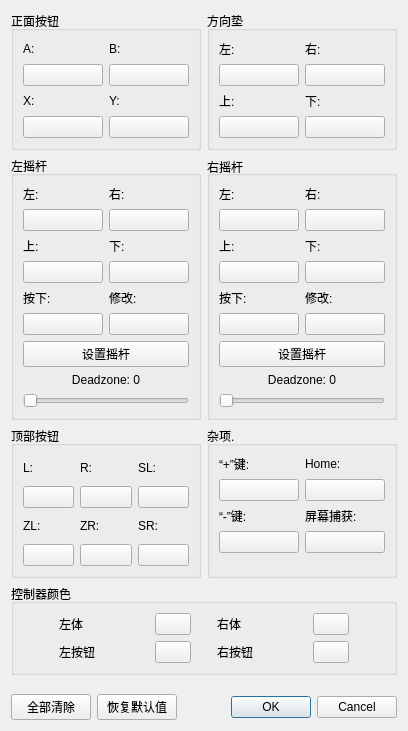
<?xml version="1.0" encoding="UTF-8"?>
<ui version="4.0">
 <class>ConfigureInputPlayer</class>
 <widget class="QDialog" name="ConfigureInputPlayer">
  <property name="geometry">
   <rect>
    <x>0</x>
    <y>0</y>
    <width>408</width>
    <height>731</height>
   </rect>
  </property>
  <property name="windowTitle">
   <string>配置输入</string>
  </property>
  <layout class="QVBoxLayout" name="verticalLayout_5">
   <item>
    <layout class="QGridLayout" name="buttons">
     <item row="1" column="1">
      <widget class="QGroupBox" name="RStick">
       <property name="title">
        <string>右摇杆</string>
       </property>
       <property name="alignment">
        <set>Qt::AlignLeading|Qt::AlignLeft|Qt::AlignVCenter</set>
       </property>
       <property name="flat">
        <bool>false</bool>
       </property>
       <property name="checkable">
        <bool>false</bool>
       </property>
       <layout class="QGridLayout" name="gridLayout_5">
        <item row="1" column="1">
         <layout class="QVBoxLayout" name="buttonRStickDownVerticalLayout">
          <item>
           <layout class="QHBoxLayout" name="buttonRStickDownHorizontalLayout">
            <item>
             <widget class="QLabel" name="labelRStickDown">
              <property name="text">
               <string>下:</string>
              </property>
             </widget>
            </item>
           </layout>
          </item>
          <item>
           <widget class="QPushButton" name="buttonRStickDown">
            <property name="text">
             <string/>
            </property>
           </widget>
          </item>
         </layout>
        </item>
        <item row="0" column="1">
         <layout class="QVBoxLayout" name="buttonRStickRightVerticalLayout">
          <item>
           <layout class="QHBoxLayout" name="buttonRStickRightHorizontalLayout">
            <item>
             <widget class="QLabel" name="labelRStickRight">
              <property name="text">
               <string>右:</string>
              </property>
             </widget>
            </item>
           </layout>
          </item>
          <item>
           <widget class="QPushButton" name="buttonRStickRight">
            <property name="text">
             <string/>
            </property>
           </widget>
          </item>
         </layout>
        </item>
        <item row="3" column="0" colspan="2">
         <widget class="QPushButton" name="buttonRStickAnalog">
          <property name="text">
           <string>设置摇杆</string>
          </property>
         </widget>
        </item>
        <item row="0" column="0">
         <layout class="QVBoxLayout" name="buttonRStickLeftVerticalLayout">
          <item>
           <layout class="QHBoxLayout" name="buttonRStickLeftHorizontalLayout">
            <item>
             <widget class="QLabel" name="labelRStickLeft">
              <property name="text">
               <string>左:</string>
              </property>
             </widget>
            </item>
           </layout>
          </item>
          <item>
           <widget class="QPushButton" name="buttonRStickLeft">
            <property name="text">
             <string/>
            </property>
           </widget>
          </item>
         </layout>
        </item>
        <item row="1" column="0">
         <layout class="QVBoxLayout" name="buttonRStickUpVerticalLayout">
          <item>
           <layout class="QHBoxLayout" name="buttonRStickUpHorizontalLayout">
            <item>
             <widget class="QLabel" name="labelRStickUp">
              <property name="text">
               <string>上:</string>
              </property>
             </widget>
            </item>
           </layout>
          </item>
          <item>
           <widget class="QPushButton" name="buttonRStickUp">
            <property name="text">
             <string/>
            </property>
           </widget>
          </item>
         </layout>
        </item>
        <item row="2" column="0">
         <layout class="QVBoxLayout" name="buttonRStickPressedVerticalLayout">
          <item>
           <layout class="QHBoxLayout" name="buttonRStickPressedHorizontalLayout">
            <item>
             <widget class="QLabel" name="labelRStickPressed">
              <property name="text">
               <string>按下:</string>
              </property>
             </widget>
            </item>
           </layout>
          </item>
          <item>
           <widget class="QPushButton" name="buttonRStick">
            <property name="text">
             <string/>
            </property>
           </widget>
          </item>
         </layout>
        </item>
        <item row="2" column="1">
         <layout class="QVBoxLayout" name="buttonRStickModVerticalLayout">
          <item>
           <layout class="QHBoxLayout" name="buttonRStickModHorizontalLayout">
            <item>
             <widget class="QLabel" name="labelRStickMod">
              <property name="text">
               <string>修改:</string>
              </property>
             </widget>
            </item>
           </layout>
          </item>
          <item>
           <widget class="QPushButton" name="buttonRStickMod">
            <property name="text">
             <string/>
            </property>
           </widget>
          </item>
         </layout>
        </item>
        <item row="4" column="0" colspan="2">
         <layout class="QVBoxLayout" name="sliderRStickDeadzoneAndModifierVerticalLayout">
          <item>
           <layout class="QHBoxLayout" name="sliderRStickDeadzoneAndModifierHorizontalLayout">
            <item>
             <widget class="QLabel" name="labelRStickDeadzoneAndModifier">
              <property name="text">
               <string>Deadzone: 0</string>
              </property>
              <property name="alignment">
               <enum>Qt::AlignHCenter</enum>
              </property>
             </widget>
            </item>
           </layout>
          </item>
          <item>
           <widget class="QSlider" name="sliderRStickDeadzoneAndModifier">
            <property name="orientation">
             <enum>Qt::Horizontal</enum>
            </property>
           </widget>
          </item>
         </layout>
        </item>
        <item row="5" column="0">
         <spacer name="RStick_verticalSpacer">
          <property name="orientation">
           <enum>Qt::Vertical</enum>
          </property>
          <property name="sizeHint" stdset="0">
           <size>
            <width>0</width>
            <height>0</height>
           </size>
          </property>
         </spacer>
        </item>
       </layout>
      </widget>
     </item>
     <item row="0" column="1">
      <widget class="QGroupBox" name="Dpad">
       <property name="title">
        <string>方向垫</string>
       </property>
       <property name="flat">
        <bool>false</bool>
       </property>
       <property name="checkable">
        <bool>false</bool>
       </property>
       <layout class="QGridLayout" name="gridLayout_2">
        <item row="1" column="0">
         <layout class="QVBoxLayout" name="buttonDpadUpVerticalLayout">
          <item>
           <layout class="QHBoxLayout" name="buttonDpadUpHorizontalLayout">
            <item>
             <widget class="QLabel" name="labelDpadUp">
              <property name="text">
               <string>上:</string>
              </property>
             </widget>
            </item>
           </layout>
          </item>
          <item>
           <widget class="QPushButton" name="buttonDpadUp">
            <property name="text">
             <string/>
            </property>
           </widget>
          </item>
         </layout>
        </item>
        <item row="1" column="1">
         <layout class="QVBoxLayout" name="buttonDpadDownVerticalLayout">
          <item>
           <layout class="QHBoxLayout" name="buttonDpadDownHorizontalLayout">
            <item>
             <widget class="QLabel" name="labelDpadDown">
              <property name="text">
               <string>下:</string>
              </property>
             </widget>
            </item>
           </layout>
          </item>
          <item>
           <widget class="QPushButton" name="buttonDpadDown">
            <property name="text">
             <string/>
            </property>
           </widget>
          </item>
         </layout>
        </item>
        <item row="0" column="0">
         <layout class="QVBoxLayout" name="buttonDpadLeftVerticalLayout">
          <item>
           <layout class="QHBoxLayout" name="buttonDpadLeftHorizontalLayout">
            <item>
             <widget class="QLabel" name="labelDpadLeft">
              <property name="minimumSize">
               <size>
                <width>80</width>
                <height>0</height>
               </size>
              </property>
              <property name="text">
               <string>左:</string>
              </property>
             </widget>
            </item>
           </layout>
          </item>
          <item>
           <widget class="QPushButton" name="buttonDpadLeft">
            <property name="text">
             <string/>
            </property>
           </widget>
          </item>
         </layout>
        </item>
        <item row="0" column="1">
         <layout class="QVBoxLayout" name="buttonDpadRightVerticalLayout">
          <item>
           <layout class="QHBoxLayout" name="buttonDpadRightHorizontalLayout">
            <item>
             <widget class="QLabel" name="labelDpadRight">
              <property name="minimumSize">
               <size>
                <width>80</width>
                <height>0</height>
               </size>
              </property>
              <property name="text">
               <string>右:</string>
              </property>
             </widget>
            </item>
           </layout>
          </item>
          <item>
           <widget class="QPushButton" name="buttonDpadRight">
            <property name="text">
             <string/>
            </property>
           </widget>
          </item>
         </layout>
        </item>
       </layout>
      </widget>
     </item>
     <item row="0" column="0">
      <widget class="QGroupBox" name="faceButtons">
       <property name="title">
        <string>正面按钮</string>
       </property>
       <property name="flat">
        <bool>false</bool>
       </property>
       <property name="checkable">
        <bool>false</bool>
       </property>
       <layout class="QGridLayout" name="gridLayout">
        <item row="0" column="0">
         <layout class="QVBoxLayout" name="buttonFaceButtonsAVerticalLayout">
          <item>
           <layout class="QHBoxLayout" name="buttonFaceButtonsAHorizontalLayout">
            <item>
             <widget class="QLabel" name="labelA">
              <property name="minimumSize">
               <size>
                <width>80</width>
                <height>0</height>
               </size>
              </property>
              <property name="text">
               <string>A:</string>
              </property>
             </widget>
            </item>
           </layout>
          </item>
          <item>
           <widget class="QPushButton" name="buttonA">
            <property name="text">
             <string/>
            </property>
           </widget>
          </item>
         </layout>
        </item>
        <item row="0" column="1">
         <layout class="QVBoxLayout" name="buttonFaceButtonsBVerticalLayout">
          <item>
           <layout class="QHBoxLayout" name="buttonFaceButtonsBHorizontalLayout">
            <item>
             <widget class="QLabel" name="labelB">
              <property name="minimumSize">
               <size>
                <width>80</width>
                <height>0</height>
               </size>
              </property>
              <property name="text">
               <string>B:</string>
              </property>
             </widget>
            </item>
           </layout>
          </item>
          <item>
           <widget class="QPushButton" name="buttonB">
            <property name="text">
             <string/>
            </property>
           </widget>
          </item>
         </layout>
        </item>
        <item row="1" column="0">
         <layout class="QVBoxLayout" name="buttonFaceButtonsXVerticalLayout">
          <item>
           <layout class="QHBoxLayout" name="buttonFaceButtonsXHorizontalLayout">
            <item>
             <widget class="QLabel" name="labelX">
              <property name="text">
               <string>X:</string>
              </property>
             </widget>
            </item>
           </layout>
          </item>
          <item>
           <widget class="QPushButton" name="buttonX">
            <property name="text">
             <string/>
            </property>
           </widget>
          </item>
         </layout>
        </item>
        <item row="1" column="1">
         <layout class="QVBoxLayout" name="buttonFaceButtonsYVerticalLayout">
          <item>
           <layout class="QHBoxLayout" name="buttonFaceButtonsYHorizontalLayout">
            <item>
             <widget class="QLabel" name="labelY">
              <property name="text">
               <string>Y:</string>
              </property>
             </widget>
            </item>
           </layout>
          </item>
          <item>
           <widget class="QPushButton" name="buttonY">
            <property name="text">
             <string/>
            </property>
           </widget>
          </item>
         </layout>
        </item>
       </layout>
      </widget>
     </item>
     <item row="5" column="0" colspan="2">
      <widget class="QGroupBox" name="controller_color">
       <property name="title">
        <string>控制器颜色</string>
       </property>
       <layout class="QGridLayout" name="gridLayout_10" columnstretch="0,0,0,0,0,0,0">
        <item row="0" column="0">
         <spacer name="horizontalSpacer_2">
          <property name="orientation">
           <enum>Qt::Horizontal</enum>
          </property>
          <property name="sizeHint" stdset="0">
           <size>
            <width>40</width>
            <height>20</height>
           </size>
          </property>
         </spacer>
        </item>
        <item row="0" column="1">
         <widget class="QLabel" name="left_body_label">
          <property name="text">
           <string>左体</string>
          </property>
         </widget>
        </item>
        <item row="0" column="6">
         <spacer name="horizontalSpacer_3">
          <property name="orientation">
           <enum>Qt::Horizontal</enum>
          </property>
          <property name="sizeHint" stdset="0">
           <size>
            <width>40</width>
            <height>20</height>
           </size>
          </property>
         </spacer>
        </item>
        <item row="1" column="1">
         <widget class="QLabel" name="left_buttons_label">
          <property name="minimumSize">
           <size>
            <width>90</width>
            <height>0</height>
           </size>
          </property>
          <property name="text">
           <string>左按钮</string>
          </property>
         </widget>
        </item>
        <item row="1" column="5">
         <widget class="QPushButton" name="right_buttons_button">
          <property name="sizePolicy">
           <sizepolicy hsizetype="Fixed" vsizetype="Fixed">
            <horstretch>0</horstretch>
            <verstretch>0</verstretch>
           </sizepolicy>
          </property>
          <property name="minimumSize">
           <size>
            <width>32</width>
            <height>0</height>
           </size>
          </property>
          <property name="maximumSize">
           <size>
            <width>40</width>
            <height>16777215</height>
           </size>
          </property>
          <property name="text">
           <string/>
          </property>
         </widget>
        </item>
        <item row="0" column="4">
         <widget class="QLabel" name="right_body_label">
          <property name="text">
           <string>右体</string>
          </property>
         </widget>
        </item>
        <item row="1" column="4">
         <widget class="QLabel" name="right_buttons_label">
          <property name="minimumSize">
           <size>
            <width>90</width>
            <height>0</height>
           </size>
          </property>
          <property name="text">
           <string>右按钮</string>
          </property>
         </widget>
        </item>
        <item row="1" column="2">
         <widget class="QPushButton" name="left_buttons_button">
          <property name="sizePolicy">
           <sizepolicy hsizetype="Fixed" vsizetype="Fixed">
            <horstretch>0</horstretch>
            <verstretch>0</verstretch>
           </sizepolicy>
          </property>
          <property name="minimumSize">
           <size>
            <width>32</width>
            <height>0</height>
           </size>
          </property>
          <property name="maximumSize">
           <size>
            <width>40</width>
            <height>16777215</height>
           </size>
          </property>
          <property name="text">
           <string/>
          </property>
         </widget>
        </item>
        <item row="0" column="2">
         <widget class="QPushButton" name="left_body_button">
          <property name="sizePolicy">
           <sizepolicy hsizetype="Fixed" vsizetype="Fixed">
            <horstretch>0</horstretch>
            <verstretch>0</verstretch>
           </sizepolicy>
          </property>
          <property name="minimumSize">
           <size>
            <width>32</width>
            <height>0</height>
           </size>
          </property>
          <property name="maximumSize">
           <size>
            <width>40</width>
            <height>16777215</height>
           </size>
          </property>
          <property name="text">
           <string/>
          </property>
         </widget>
        </item>
        <item row="0" column="5">
         <widget class="QPushButton" name="right_body_button">
          <property name="sizePolicy">
           <sizepolicy hsizetype="Fixed" vsizetype="Fixed">
            <horstretch>0</horstretch>
            <verstretch>0</verstretch>
           </sizepolicy>
          </property>
          <property name="minimumSize">
           <size>
            <width>32</width>
            <height>0</height>
           </size>
          </property>
          <property name="maximumSize">
           <size>
            <width>40</width>
            <height>16777215</height>
           </size>
          </property>
          <property name="text">
           <string/>
          </property>
         </widget>
        </item>
        <item row="0" column="3">
         <spacer name="horizontalSpacer_4">
          <property name="orientation">
           <enum>Qt::Horizontal</enum>
          </property>
          <property name="sizeType">
           <enum>QSizePolicy::Fixed</enum>
          </property>
          <property name="sizeHint" stdset="0">
           <size>
            <width>20</width>
            <height>20</height>
           </size>
          </property>
         </spacer>
        </item>
       </layout>
      </widget>
     </item>
     <item row="1" column="0">
      <widget class="QGroupBox" name="LStick">
       <property name="title">
        <string>左摇杆</string>
       </property>
       <property name="flat">
        <bool>false</bool>
       </property>
       <property name="checkable">
        <bool>false</bool>
       </property>
       <layout class="QGridLayout" name="gridLayout_4">
        <item row="1" column="1">
         <layout class="QVBoxLayout" name="buttonLStickUpVerticalLayout">
          <item>
           <layout class="QHBoxLayout" name="buttonLStickUpHorizontalLayout">
            <item>
             <widget class="QLabel" name="labelLStickUp">
              <property name="text">
               <string>上:</string>
              </property>
             </widget>
            </item>
           </layout>
          </item>
          <item>
           <widget class="QPushButton" name="buttonLStickUp">
            <property name="text">
             <string/>
            </property>
           </widget>
          </item>
         </layout>
        </item>
        <item row="0" column="2">
         <layout class="QVBoxLayout" name="buttonLStickRightVerticalLayout">
          <item>
           <layout class="QHBoxLayout" name="buttonLStickRightHorizontalLayout">
            <item>
             <widget class="QLabel" name="labelLStickRight">
              <property name="text">
               <string>右:</string>
              </property>
             </widget>
            </item>
           </layout>
          </item>
          <item>
           <widget class="QPushButton" name="buttonLStickRight">
            <property name="text">
             <string/>
            </property>
           </widget>
          </item>
         </layout>
        </item>
        <item row="4" column="1" colspan="2">
         <widget class="QPushButton" name="buttonLStickAnalog">
          <property name="text">
           <string>设置摇杆</string>
          </property>
         </widget>
        </item>
        <item row="0" column="1">
         <layout class="QVBoxLayout" name="buttonLStickLeftVerticalLayout">
          <item>
           <layout class="QHBoxLayout" name="buttonLStickLeftHorizontalLayout_2">
            <item>
             <widget class="QLabel" name="labelLStickLeft">
              <property name="text">
               <string>左:</string>
              </property>
             </widget>
            </item>
           </layout>
          </item>
          <item>
           <widget class="QPushButton" name="buttonLStickLeft">
            <property name="text">
             <string/>
            </property>
           </widget>
          </item>
         </layout>
        </item>
        <item row="1" column="2">
         <layout class="QVBoxLayout" name="buttonLStickDownVerticalLayout">
          <item>
           <layout class="QHBoxLayout" name="buttonLStickDownHorizontalLayout">
            <item>
             <widget class="QLabel" name="labelLStickDown">
              <property name="text">
               <string>下:</string>
              </property>
             </widget>
            </item>
           </layout>
          </item>
          <item>
           <widget class="QPushButton" name="buttonLStickDown">
            <property name="text">
             <string/>
            </property>
           </widget>
          </item>
         </layout>
        </item>
        <item row="3" column="2">
         <layout class="QVBoxLayout" name="buttonLStickModVerticalLayout">
          <item>
           <layout class="QHBoxLayout" name="buttonLStickModHorizontalLayout">
            <item>
             <widget class="QLabel" name="labelLStickMod">
              <property name="text">
               <string>修改:</string>
              </property>
             </widget>
            </item>
           </layout>
          </item>
          <item>
           <widget class="QPushButton" name="buttonLStickMod">
            <property name="text">
             <string/>
            </property>
           </widget>
          </item>
         </layout>
        </item>
        <item row="3" column="1">
         <layout class="QVBoxLayout" name="buttonLStickPressedVerticalLayout" stretch="0,0">
          <item>
           <layout class="QHBoxLayout" name="buttonLStickPressedHorizontalLayout">
            <item>
             <widget class="QLabel" name="labelLStickPressed">
              <property name="text">
               <string>按下:</string>
              </property>
             </widget>
            </item>
           </layout>
          </item>
          <item>
           <widget class="QPushButton" name="buttonLStick">
            <property name="text">
             <string/>
            </property>
           </widget>
          </item>
         </layout>
        </item>
        <item row="5" column="1" colspan="2">
         <layout class="QVBoxLayout" name="sliderLStickDeadzoneAndModifierVerticalLayout">
          <property name="sizeConstraint">
           <enum>QLayout::SetDefaultConstraint</enum>
          </property>
          <item>
           <layout class="QHBoxLayout" name="sliderLStickDeadzoneAndModifierHorizontalLayout">
            <item>
             <widget class="QLabel" name="labelLStickDeadzoneAndModifier">
              <property name="text">
               <string>Deadzone: 0</string>
              </property>
              <property name="alignment">
               <enum>Qt::AlignHCenter</enum>
              </property>
             </widget>
            </item>
           </layout>
          </item>
          <item>
           <widget class="QSlider" name="sliderLStickDeadzoneAndModifier">
            <property name="orientation">
             <enum>Qt::Horizontal</enum>
            </property>
           </widget>
          </item>
         </layout>
        </item>
        <item row="6" column="1">
         <spacer name="LStick_verticalSpacer">
          <property name="orientation">
           <enum>Qt::Vertical</enum>
          </property>
          <property name="sizeHint" stdset="0">
           <size>
            <width>0</width>
            <height>0</height>
           </size>
          </property>
         </spacer>
        </item>
       </layout>
      </widget>
     </item>
     <item row="3" column="0">
      <widget class="QGroupBox" name="shoulderButtons">
       <property name="title">
        <string>顶部按钮</string>
       </property>
       <property name="flat">
        <bool>false</bool>
       </property>
       <property name="checkable">
        <bool>false</bool>
       </property>
       <layout class="QGridLayout" name="gridLayout_3">
        <item row="0" column="0">
         <layout class="QVBoxLayout" name="buttonShoulderButtonsLVerticalLayout">
          <item>
           <layout class="QHBoxLayout" name="buttonShoulderButtonsLHorizontalLayout">
            <item>
             <widget class="QLabel" name="labelL">
              <property name="text">
               <string>L:</string>
              </property>
             </widget>
            </item>
           </layout>
          </item>
          <item>
           <widget class="QPushButton" name="buttonL">
            <property name="text">
             <string/>
            </property>
           </widget>
          </item>
         </layout>
        </item>
        <item row="0" column="1">
         <layout class="QVBoxLayout" name="buttonShoulderButtonsRVerticalLayout">
          <item>
           <layout class="QHBoxLayout" name="buttonShoulderButtonsRHorizontalLayout">
            <item>
             <widget class="QLabel" name="labelR">
              <property name="text">
               <string>R:</string>
              </property>
             </widget>
            </item>
           </layout>
          </item>
          <item>
           <widget class="QPushButton" name="buttonR">
            <property name="text">
             <string/>
            </property>
           </widget>
          </item>
         </layout>
        </item>
        <item row="1" column="0">
         <layout class="QVBoxLayout" name="buttonShoulderButtonsZLVerticalLayout">
          <item>
           <layout class="QHBoxLayout" name="buttonShoulderButtonsZLHorizontalLayout">
            <item>
             <widget class="QLabel" name="labelZL">
              <property name="text">
               <string>ZL:</string>
              </property>
             </widget>
            </item>
           </layout>
          </item>
          <item>
           <widget class="QPushButton" name="buttonZL">
            <property name="text">
             <string/>
            </property>
           </widget>
          </item>
         </layout>
        </item>
        <item row="1" column="1">
         <layout class="QVBoxLayout" name="buttonShoulderButtonsZRVerticalLayout">
          <item>
           <layout class="QHBoxLayout" name="buttonShoulderButtonsZRHorizontalLayout">
            <item>
             <widget class="QLabel" name="labelZR">
              <property name="text">
               <string>ZR:</string>
              </property>
             </widget>
            </item>
           </layout>
          </item>
          <item>
           <widget class="QPushButton" name="buttonZR">
            <property name="text">
             <string/>
            </property>
           </widget>
          </item>
         </layout>
        </item>
        <item row="0" column="2">
         <layout class="QVBoxLayout" name="buttonShoulderButtonsSLVerticalLayout">
          <item>
           <layout class="QHBoxLayout" name="buttonShoulderButtonsSLHorizontalLayout">
            <item>
             <widget class="QLabel" name="labelSL">
              <property name="text">
               <string>SL:</string>
              </property>
             </widget>
            </item>
           </layout>
          </item>
          <item>
           <widget class="QPushButton" name="buttonSL">
            <property name="text">
             <string/>
            </property>
           </widget>
          </item>
         </layout>
        </item>
        <item row="1" column="2">
         <layout class="QVBoxLayout" name="buttonShoulderButtonsSRVerticalLayout">
          <item>
           <layout class="QHBoxLayout" name="buttonShoulderButtonsSRHorizontalLayout">
            <item>
             <widget class="QLabel" name="labelSR">
              <property name="text">
               <string>SR:</string>
              </property>
             </widget>
            </item>
           </layout>
          </item>
          <item>
           <widget class="QPushButton" name="buttonSR">
            <property name="text">
             <string/>
            </property>
           </widget>
          </item>
         </layout>
        </item>
       </layout>
      </widget>
     </item>
     <item row="3" column="1">
      <widget class="QGroupBox" name="misc">
       <property name="title">
        <string>杂项.</string>
       </property>
       <property name="flat">
        <bool>false</bool>
       </property>
       <property name="checkable">
        <bool>false</bool>
       </property>
       <layout class="QGridLayout" name="gridLayout_6">
        <item row="1" column="0">
         <layout class="QVBoxLayout" name="buttonMiscMinusVerticalLayout">
          <item>
           <layout class="QHBoxLayout" name="buttonMiscMinusHorizontalLayout">
            <item>
             <widget class="QLabel" name="labelMinus">
              <property name="text">
               <string>“-”键:</string>
              </property>
             </widget>
            </item>
           </layout>
          </item>
          <item>
           <widget class="QPushButton" name="buttonMinus">
            <property name="text">
             <string/>
            </property>
           </widget>
          </item>
         </layout>
        </item>
        <item row="3" column="1">
         <spacer name="verticalSpacer_2">
          <property name="orientation">
           <enum>Qt::Vertical</enum>
          </property>
          <property name="sizeHint" stdset="0">
           <size>
            <width>20</width>
            <height>40</height>
           </size>
          </property>
         </spacer>
        </item>
        <item row="0" column="0">
         <layout class="QVBoxLayout" name="buttonMiscPlusVerticalLayout">
          <item>
           <layout class="QHBoxLayout" name="buttonMiscPlusHorizontalLayout">
            <item>
             <widget class="QLabel" name="labelPlus">
              <property name="text">
               <string>“+”键:</string>
              </property>
             </widget>
            </item>
           </layout>
          </item>
          <item>
           <widget class="QPushButton" name="buttonPlus">
            <property name="text">
             <string/>
            </property>
           </widget>
          </item>
         </layout>
        </item>
        <item row="0" column="1">
         <layout class="QVBoxLayout" name="buttonMiscHomeVerticalLayout">
          <item>
           <layout class="QHBoxLayout" name="buttonMiscHomeHorizontalLayout">
            <item>
             <widget class="QLabel" name="labelHome">
              <property name="text">
               <string>Home:</string>
              </property>
             </widget>
            </item>
           </layout>
          </item>
          <item>
           <widget class="QPushButton" name="buttonHome">
            <property name="text">
             <string/>
            </property>
           </widget>
          </item>
         </layout>
        </item>
        <item row="1" column="1">
         <layout class="QVBoxLayout" name="buttonMiscScrCapVerticalLayout">
          <item>
           <layout class="QHBoxLayout" name="buttonMiscScrCapHorizontalLayout">
            <item>
             <widget class="QLabel" name="labelScreenshot">
              <property name="text">
               <string>屏幕捕获:</string>
              </property>
              <property name="wordWrap">
               <bool>false</bool>
              </property>
             </widget>
            </item>
           </layout>
          </item>
          <item>
           <widget class="QPushButton" name="buttonScreenshot">
            <property name="sizePolicy">
             <sizepolicy hsizetype="Fixed" vsizetype="Fixed">
              <horstretch>0</horstretch>
              <verstretch>0</verstretch>
             </sizepolicy>
            </property>
            <property name="maximumSize">
             <size>
              <width>80</width>
              <height>16777215</height>
             </size>
            </property>
            <property name="text">
             <string/>
            </property>
           </widget>
          </item>
         </layout>
        </item>
       </layout>
      </widget>
     </item>
    </layout>
   </item>
   <item>
    <spacer name="verticalSpacer">
     <property name="orientation">
      <enum>Qt::Vertical</enum>
     </property>
     <property name="sizeHint" stdset="0">
      <size>
       <width>20</width>
       <height>40</height>
      </size>
     </property>
    </spacer>
   </item>
   <item>
    <layout class="QHBoxLayout" name="horizontalLayout"/>
   </item>
   <item>
    <layout class="QHBoxLayout" name="horizontalLayout_2">
     <item>
      <widget class="QPushButton" name="buttonClearAll">
       <property name="sizePolicy">
        <sizepolicy hsizetype="Minimum" vsizetype="Fixed">
         <horstretch>0</horstretch>
         <verstretch>0</verstretch>
        </sizepolicy>
       </property>
       <property name="sizeIncrement">
        <size>
         <width>0</width>
         <height>0</height>
        </size>
       </property>
       <property name="baseSize">
        <size>
         <width>0</width>
         <height>0</height>
        </size>
       </property>
       <property name="layoutDirection">
        <enum>Qt::LeftToRight</enum>
       </property>
       <property name="text">
        <string>全部清除</string>
       </property>
      </widget>
     </item>
     <item>
      <widget class="QPushButton" name="buttonRestoreDefaults">
       <property name="sizePolicy">
        <sizepolicy hsizetype="Minimum" vsizetype="Fixed">
         <horstretch>0</horstretch>
         <verstretch>0</verstretch>
        </sizepolicy>
       </property>
       <property name="sizeIncrement">
        <size>
         <width>0</width>
         <height>0</height>
        </size>
       </property>
       <property name="baseSize">
        <size>
         <width>0</width>
         <height>0</height>
        </size>
       </property>
       <property name="layoutDirection">
        <enum>Qt::LeftToRight</enum>
       </property>
       <property name="text">
        <string>恢复默认值</string>
       </property>
      </widget>
     </item>
     <item>
      <spacer name="horizontalSpacer">
       <property name="orientation">
        <enum>Qt::Horizontal</enum>
       </property>
       <property name="sizeHint" stdset="0">
        <size>
         <width>40</width>
         <height>20</height>
        </size>
       </property>
      </spacer>
     </item>
     <item>
      <widget class="QDialogButtonBox" name="buttonBox">
       <property name="standardButtons">
        <set>QDialogButtonBox::Cancel|QDialogButtonBox::Ok</set>
       </property>
      </widget>
     </item>
    </layout>
   </item>
  </layout>
 </widget>
 <resources/>
 <connections>
  <connection>
   <sender>buttonBox</sender>
   <signal>accepted()</signal>
   <receiver>ConfigureInputPlayer</receiver>
   <slot>accept()</slot>
   <hints>
    <hint type="sourcelabel">
     <x>371</x>
     <y>730</y>
    </hint>
    <hint type="destinationlabel">
     <x>229</x>
     <y>375</y>
    </hint>
   </hints>
  </connection>
  <connection>
   <sender>buttonBox</sender>
   <signal>rejected()</signal>
   <receiver>ConfigureInputPlayer</receiver>
   <slot>reject()</slot>
   <hints>
    <hint type="sourcelabel">
     <x>371</x>
     <y>730</y>
    </hint>
    <hint type="destinationlabel">
     <x>229</x>
     <y>375</y>
    </hint>
   </hints>
  </connection>
 </connections>
</ui>
